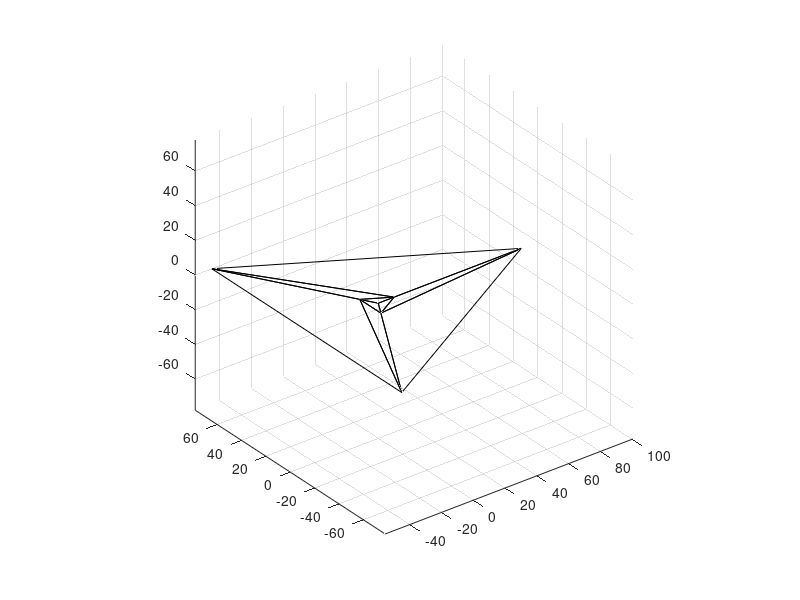

Reproduce this figure in MATLAB.
clear;
close all;
clc;



circle_center = [0, 0];
z_val = 30;


num_of_angles = 3;
angles = linspace(0, 360, num_of_angles+1);
angles = angles(1:end-1);


radius = 90;
min_radius = 10;
num_of_radiuses = 2;
radiuses = linspace(min_radius, radius, num_of_radiuses);




circle_center_x = circle_center(1);
circle_center_y = circle_center(2);

triangles = [];

%plus 1 for the center itself
num_of_vertices = num_of_angles * num_of_radiuses + 1;

vertices = zeros(num_of_vertices, 2);
vertex_index = 0;

for radiusIndex = num_of_radiuses:-1:1
    for angleIndex = 1:num_of_angles
        currentRadius = radiuses(radiusIndex);
        currentRadius1 = min_radius + (radiusIndex - 1) * (radius - min_radius)/(num_of_radiuses - 1);
        
        currentAngle = angles(angleIndex);
        currentAngle1 = (angleIndex-1) * 360/num_of_angles;
        
        current_vertex_x = circle_center_x + currentRadius*cosd(currentAngle);
        current_vertex_y = circle_center_y + currentRadius*sind(currentAngle);
        
        current_vertex = [current_vertex_x, current_vertex_y];
        vertex_index = vertex_index + 1;
        vertices(vertex_index, :) = current_vertex;
    end
end

vertex_index = vertex_index + 1;
vertices(vertex_index, :) = circle_center;

facesIndexes = [];
index = 1;
for radiusIndex = 1:num_of_radiuses-1
    for angleIndex = 1:num_of_angles
        index2 = index+1;
        if index2 == (radiusIndex + 0) * num_of_angles + 1
            index2 = (radiusIndex - 1) * num_of_angles + 1;
        end
        singleFaceIndexes1 = [index, index2, index+num_of_angles];
        index3 = index+num_of_angles+1;
        if index3 == (radiusIndex + 1) * num_of_angles + 1
            index3 = (radiusIndex + 0) * num_of_angles + 1;
        end        
        singleFaceIndexes2 = [index2, index+num_of_angles, index3];
        currentTrianglesIndexes = [singleFaceIndexes1 ; singleFaceIndexes2];
        facesIndexes = [facesIndexes ; currentTrianglesIndexes];
%         fprintf('%d, %d, %d\n',singleFaceIndexes1(1), singleFaceIndexes1(2), singleFaceIndexes1(3));
%         fprintf('%d, %d, %d\n',singleFaceIndexes2(1), singleFaceIndexes2(2), singleFaceIndexes2(3));
%         fprintf('\n');
        index = index + 1;
    end
end

first_index = (num_of_radiuses - 1) * num_of_angles + 1;
index = first_index;
indexOfCenter = num_of_radiuses * num_of_angles + 1;
for angleIndex = 1:num_of_angles
    index2 = index+1;
    if (index2 == indexOfCenter)
        index2 = first_index;
    end    
    singleFaceIndexes = [index, index2, indexOfCenter];
    facesIndexes = [facesIndexes ; singleFaceIndexes];
    index = index + 1;
end



figure;
trisurf(facesIndexes, vertices(:,1), vertices(:,2), zeros(num_of_vertices, 1), 'LineStyle','-', 'EdgeColor' , [0, 0, 0], 'FaceColor', 'none');
hold on;
axis equal;

fileID = fopen('circle.obj','w');


for vertex_index = 1:num_of_vertices
    current_vertex = vertices(vertex_index, :);
    x_val = current_vertex(1);
    y_val = current_vertex(2);
    fprintf(fileID,'v %f %f %f\n', x_val, y_val, z_val);
end

num_of_faces = size(facesIndexes, 1);
num_of_faces1 = num_of_angles * 2 * (num_of_radiuses - 1) + num_of_angles;

fprintf(fileID,'\n\n\n');

for face_index = 1:num_of_faces
    current_face = facesIndexes(face_index, :);
    vertex_index1 = current_face(1) - 1;
    vertex_index2 = current_face(2) - 1;
    vertex_index3 = current_face(3) - 1;
    fprintf(fileID,'f %d %d %d\n', vertex_index1, vertex_index2, vertex_index3);
end
fclose(fileID);



